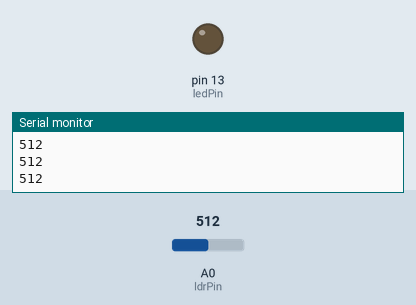
The sketch below on a simulated Arduino Uno, built with avr-gcc and run on an emulated ATmega328P. On the bench: output pins drawn as LEDs (lit = HIGH), the last lines printed to the serial monitor. Inputs (shaded band) come from the test bench; at power-on: A0 (ldrPin) = 512.

Above: at 1.2 s.
1.3 s: A0 (ldrPin) set to 307
2.8 s: A0 (ldrPin) set to 286
At 3.5 s:
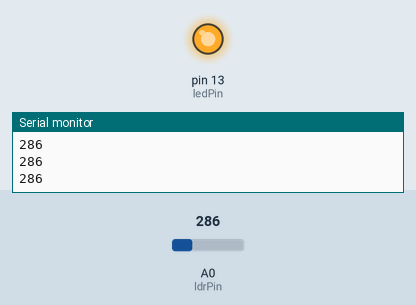
4.3 s: A0 (ldrPin) set to 306
At 4.8 s:
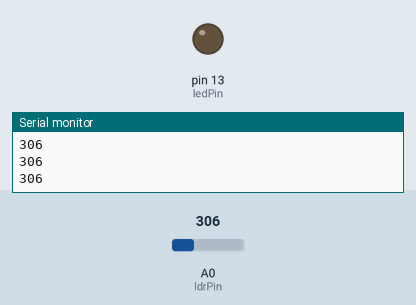
5.8 s: A0 (ldrPin) set to 290
At 6.1 s:
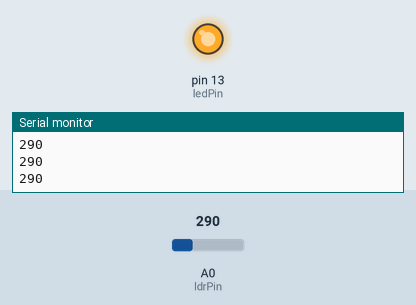
Timing chart, 0 to 8.3 s (numbered marks = the images above; inputs shaded):
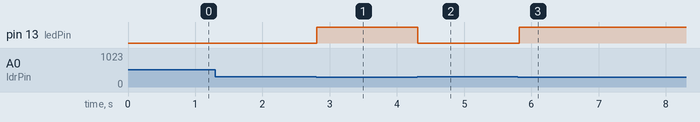

The sketch:

ldr-light-detection-system.ino
```cpp
const int ledPin = 13; // Use the onboard LED pin
const int ldrPin = A0; // LDR connected to analog pin A0
int ldrValue = 0;      // Variable to store the LDR reading

void setup() {
  Serial.begin(9600);           // Start serial communication
  pinMode(ledPin, OUTPUT);      // Set the LED pin as output
}

void loop() {
  ldrValue = analogRead(ldrPin); // Read the value from the LDR (0-1023)
  Serial.println(ldrValue);      // Print the value to the serial monitor

  // Adjust the threshold (e.g., 300) based on your environment's light levels
  if (ldrValue < 300) {
    digitalWrite(ledPin, HIGH); // Turn the LED on (it's dark)
  } else {
    digitalWrite(ledPin, LOW);  // Turn the LED off (it's bright)
  }
  delay(100); // Small delay for stable readings
}
```

Measured:
- the behaviour switches between 300 and 299 on A0 (ldrPin) (found by bisection; images 0 and 1)
- after the input at 2.8 s, pin 13 (ledPin): LOW → HIGH at once
- after the input at 4.3 s, pin 13 (ledPin): HIGH → LOW at once
- after the input at 5.8 s, pin 13 (ledPin): LOW → HIGH at once
